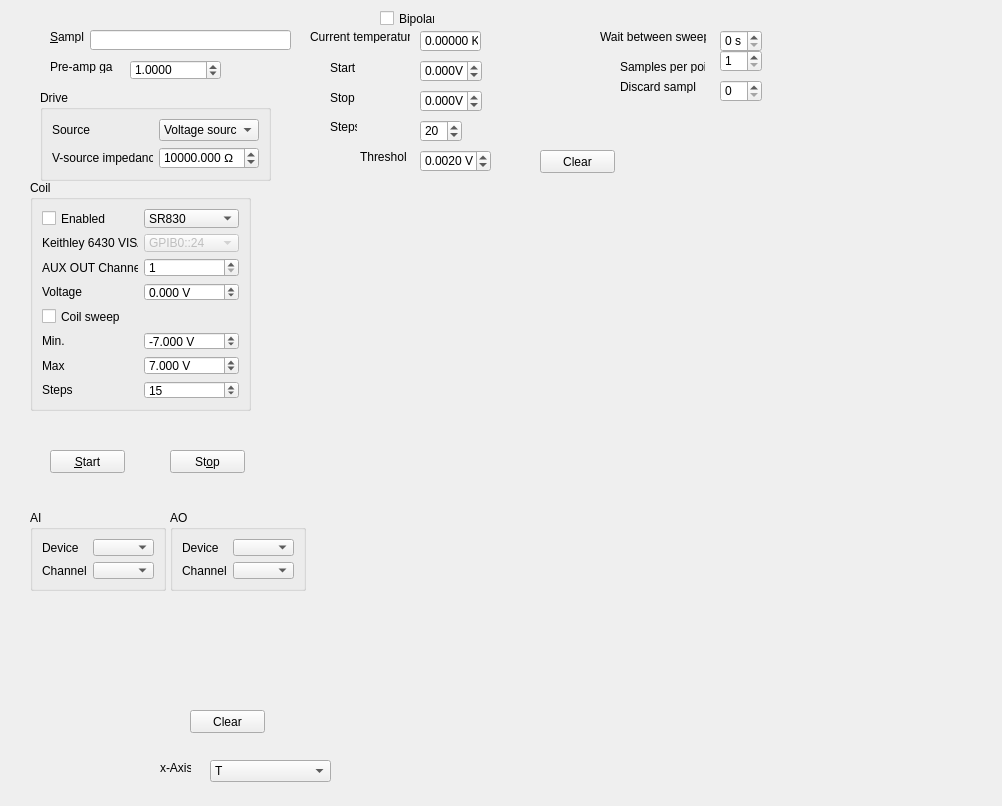
<?xml version="1.0" encoding="UTF-8"?>
<ui version="4.0">
 <class>Form</class>
 <widget class="QWidget" name="Form">
  <property name="geometry">
   <rect>
    <x>0</x>
    <y>0</y>
    <width>1002</width>
    <height>806</height>
   </rect>
  </property>
  <property name="windowTitle">
   <string>IV Sweep DAQ</string>
  </property>
  <widget class="QLineEdit" name="sampleLineEdit">
   <property name="geometry">
    <rect>
     <x>90</x>
     <y>30</y>
     <width>201</width>
     <height>20</height>
    </rect>
   </property>
  </widget>
  <widget class="QLabel" name="label">
   <property name="geometry">
    <rect>
     <x>50</x>
     <y>30</y>
     <width>34</width>
     <height>13</height>
    </rect>
   </property>
   <property name="text">
    <string>&amp;Sample</string>
   </property>
   <property name="buddy">
    <cstring>sampleLineEdit</cstring>
   </property>
  </widget>
  <widget class="QLabel" name="label_5">
   <property name="geometry">
    <rect>
     <x>310</x>
     <y>30</y>
     <width>100</width>
     <height>13</height>
    </rect>
   </property>
   <property name="text">
    <string>Current temperature</string>
   </property>
   <property name="buddy">
    <cstring>temperatureSb</cstring>
   </property>
  </widget>
  <widget class="QDoubleSpinBox" name="temperatureSb">
   <property name="geometry">
    <rect>
     <x>420</x>
     <y>30</y>
     <width>61</width>
     <height>22</height>
    </rect>
   </property>
   <property name="readOnly">
    <bool>true</bool>
   </property>
   <property name="buttonSymbols">
    <enum>QAbstractSpinBox::NoButtons</enum>
   </property>
   <property name="suffix">
    <string> K</string>
   </property>
   <property name="decimals">
    <number>5</number>
   </property>
   <property name="maximum">
    <double>10.000000000000000</double>
   </property>
   <property name="singleStep">
    <double>0.000001000000000</double>
   </property>
  </widget>
  <widget class="QGroupBox" name="groupBox_2">
   <property name="geometry">
    <rect>
     <x>40</x>
     <y>90</y>
     <width>231</width>
     <height>91</height>
    </rect>
   </property>
   <property name="title">
    <string>Drive</string>
   </property>
   <layout class="QHBoxLayout" name="horizontalLayout_2">
    <item>
     <layout class="QGridLayout" name="gridLayout_2">
      <item row="1" column="0">
       <widget class="QLabel" name="label_6">
        <property name="text">
         <string>V-source impedance</string>
        </property>
        <property name="buddy">
         <cstring>dcDriveImpedanceSb</cstring>
        </property>
       </widget>
      </item>
      <item row="1" column="1">
       <widget class="QDoubleSpinBox" name="dcDriveImpedanceSb">
        <property name="suffix">
         <string> Ω </string>
        </property>
        <property name="decimals">
         <number>3</number>
        </property>
        <property name="minimum">
         <double>0.001000000000000</double>
        </property>
        <property name="maximum">
         <double>100000.000000000000000</double>
        </property>
        <property name="singleStep">
         <double>0.001000000000000</double>
        </property>
        <property name="value">
         <double>10000.000000000000000</double>
        </property>
       </widget>
      </item>
      <item row="0" column="1">
       <widget class="QComboBox" name="sourceCombo">
        <item>
         <property name="text">
          <string>Voltage source</string>
         </property>
        </item>
        <item>
         <property name="text">
          <string> 50 mA FS</string>
         </property>
        </item>
        <item>
         <property name="text">
          <string>  5 mA FS</string>
         </property>
        </item>
        <item>
         <property name="text">
          <string>500 uA FS</string>
         </property>
        </item>
        <item>
         <property name="text">
          <string> 50 uA FS</string>
         </property>
        </item>
        <item>
         <property name="text">
          <string>  5 uA FS</string>
         </property>
        </item>
        <item>
         <property name="text">
          <string>500 nA FS</string>
         </property>
        </item>
       </widget>
      </item>
      <item row="0" column="0">
       <widget class="QLabel" name="label_8">
        <property name="text">
         <string>Source</string>
        </property>
        <property name="buddy">
         <cstring>sourceCombo</cstring>
        </property>
       </widget>
      </item>
     </layout>
    </item>
   </layout>
  </widget>
  <widget class="QPushButton" name="startPb">
   <property name="geometry">
    <rect>
     <x>50</x>
     <y>450</y>
     <width>75</width>
     <height>23</height>
    </rect>
   </property>
   <property name="text">
    <string>&amp;Start</string>
   </property>
  </widget>
  <widget class="QPushButton" name="stopPb">
   <property name="geometry">
    <rect>
     <x>170</x>
     <y>450</y>
     <width>75</width>
     <height>23</height>
    </rect>
   </property>
   <property name="text">
    <string>St&amp;op</string>
   </property>
  </widget>
  <widget class="QLabel" name="label_10">
   <property name="geometry">
    <rect>
     <x>50</x>
     <y>60</y>
     <width>63</width>
     <height>13</height>
    </rect>
   </property>
   <property name="text">
    <string>Pre-amp gain</string>
   </property>
   <property name="buddy">
    <cstring>preampGainSb</cstring>
   </property>
  </widget>
  <widget class="QDoubleSpinBox" name="preampGainSb">
   <property name="geometry">
    <rect>
     <x>130</x>
     <y>60</y>
     <width>91</width>
     <height>20</height>
    </rect>
   </property>
   <property name="decimals">
    <number>4</number>
   </property>
   <property name="minimum">
    <double>0.000100000000000</double>
   </property>
   <property name="maximum">
    <double>10000.000000000000000</double>
   </property>
   <property name="singleStep">
    <double>0.000100000000000</double>
   </property>
   <property name="value">
    <double>1.000000000000000</double>
   </property>
  </widget>
  <widget class="QwtPlot" name="rawPlot">
   <property name="geometry">
    <rect>
     <x>330</x>
     <y>180</y>
     <width>621</width>
     <height>341</height>
    </rect>
   </property>
  </widget>
  <widget class="QDoubleSpinBox" name="startVSb">
   <property name="geometry">
    <rect>
     <x>420</x>
     <y>60</y>
     <width>62</width>
     <height>22</height>
    </rect>
   </property>
   <property name="suffix">
    <string>V</string>
   </property>
   <property name="decimals">
    <number>3</number>
   </property>
   <property name="minimum">
    <double>-10.000000000000000</double>
   </property>
   <property name="maximum">
    <double>10.000000000000000</double>
   </property>
   <property name="singleStep">
    <double>0.001000000000000</double>
   </property>
  </widget>
  <widget class="QDoubleSpinBox" name="stopVSb">
   <property name="geometry">
    <rect>
     <x>420</x>
     <y>90</y>
     <width>62</width>
     <height>22</height>
    </rect>
   </property>
   <property name="suffix">
    <string>V</string>
   </property>
   <property name="decimals">
    <number>3</number>
   </property>
   <property name="minimum">
    <double>-10.000000000000000</double>
   </property>
   <property name="maximum">
    <double>10.000000000000000</double>
   </property>
   <property name="singleStep">
    <double>0.001000000000000</double>
   </property>
  </widget>
  <widget class="QLabel" name="label_2">
   <property name="geometry">
    <rect>
     <x>330</x>
     <y>60</y>
     <width>31</width>
     <height>16</height>
    </rect>
   </property>
   <property name="text">
    <string>Start</string>
   </property>
   <property name="buddy">
    <cstring>startVSb</cstring>
   </property>
  </widget>
  <widget class="QLabel" name="label_3">
   <property name="geometry">
    <rect>
     <x>330</x>
     <y>90</y>
     <width>31</width>
     <height>16</height>
    </rect>
   </property>
   <property name="text">
    <string>Stop</string>
   </property>
   <property name="buddy">
    <cstring>stopVSb</cstring>
   </property>
  </widget>
  <widget class="QSpinBox" name="stepsSb">
   <property name="geometry">
    <rect>
     <x>420</x>
     <y>120</y>
     <width>42</width>
     <height>22</height>
    </rect>
   </property>
   <property name="minimum">
    <number>2</number>
   </property>
   <property name="maximum">
    <number>5000</number>
   </property>
   <property name="value">
    <number>20</number>
   </property>
  </widget>
  <widget class="QLabel" name="label_4">
   <property name="geometry">
    <rect>
     <x>330</x>
     <y>120</y>
     <width>27</width>
     <height>13</height>
    </rect>
   </property>
   <property name="text">
    <string>Steps</string>
   </property>
   <property name="buddy">
    <cstring>stepsSb</cstring>
   </property>
  </widget>
  <widget class="QDoubleSpinBox" name="thresholdVoltageSb">
   <property name="geometry">
    <rect>
     <x>420</x>
     <y>150</y>
     <width>71</width>
     <height>22</height>
    </rect>
   </property>
   <property name="suffix">
    <string> V</string>
   </property>
   <property name="decimals">
    <number>4</number>
   </property>
   <property name="maximum">
    <double>10.000000000000000</double>
   </property>
   <property name="singleStep">
    <double>0.000100000000000</double>
   </property>
   <property name="value">
    <double>0.002000000000000</double>
   </property>
  </widget>
  <widget class="QLabel" name="thresho">
   <property name="geometry">
    <rect>
     <x>360</x>
     <y>150</y>
     <width>47</width>
     <height>13</height>
    </rect>
   </property>
   <property name="text">
    <string>Threshold</string>
   </property>
   <property name="buddy">
    <cstring>thresholdVoltageSb</cstring>
   </property>
  </widget>
  <widget class="QPushButton" name="clearPb">
   <property name="geometry">
    <rect>
     <x>540</x>
     <y>150</y>
     <width>75</width>
     <height>23</height>
    </rect>
   </property>
   <property name="text">
    <string>Clear</string>
   </property>
  </widget>
  <widget class="QGroupBox" name="groupBox">
   <property name="geometry">
    <rect>
     <x>170</x>
     <y>510</y>
     <width>136</width>
     <height>81</height>
    </rect>
   </property>
   <property name="title">
    <string>AO</string>
   </property>
   <layout class="QHBoxLayout" name="horizontalLayout_3">
    <item>
     <layout class="QGridLayout" name="gridLayout_3">
      <item row="0" column="0">
       <widget class="QLabel" name="label_16">
        <property name="text">
         <string>Device</string>
        </property>
        <property name="buddy">
         <cstring>aoDeviceCombo</cstring>
        </property>
       </widget>
      </item>
      <item row="0" column="1">
       <widget class="QComboBox" name="aoDeviceCombo"/>
      </item>
      <item row="1" column="0">
       <widget class="QLabel" name="label_14">
        <property name="text">
         <string>Channel</string>
        </property>
        <property name="buddy">
         <cstring>aoChannelCombo</cstring>
        </property>
       </widget>
      </item>
      <item row="1" column="1">
       <widget class="QComboBox" name="aoChannelCombo"/>
      </item>
     </layout>
    </item>
   </layout>
  </widget>
  <widget class="QGroupBox" name="groupBox_3">
   <property name="geometry">
    <rect>
     <x>30</x>
     <y>510</y>
     <width>136</width>
     <height>81</height>
    </rect>
   </property>
   <property name="title">
    <string>AI</string>
   </property>
   <layout class="QHBoxLayout" name="horizontalLayout">
    <item>
     <layout class="QGridLayout" name="gridLayout">
      <item row="0" column="0">
       <widget class="QLabel" name="label_17">
        <property name="text">
         <string>Device</string>
        </property>
        <property name="buddy">
         <cstring>aiDeviceCombo</cstring>
        </property>
       </widget>
      </item>
      <item row="1" column="0">
       <widget class="QLabel" name="label_15">
        <property name="text">
         <string>Channel</string>
        </property>
        <property name="buddy">
         <cstring>aiChannelCombo</cstring>
        </property>
       </widget>
      </item>
      <item row="1" column="1">
       <widget class="QComboBox" name="aiChannelCombo"/>
      </item>
      <item row="0" column="1">
       <widget class="QComboBox" name="aiDeviceCombo"/>
      </item>
     </layout>
    </item>
   </layout>
  </widget>
  <widget class="QLabel" name="label_7">
   <property name="geometry">
    <rect>
     <x>600</x>
     <y>30</y>
     <width>106</width>
     <height>13</height>
    </rect>
   </property>
   <property name="text">
    <string>Wait between sweeps</string>
   </property>
   <property name="buddy">
    <cstring>interSweepDelaySb</cstring>
   </property>
  </widget>
  <widget class="QSpinBox" name="samplesPerPointSb">
   <property name="geometry">
    <rect>
     <x>720</x>
     <y>50</y>
     <width>42</width>
     <height>22</height>
    </rect>
   </property>
   <property name="minimum">
    <number>1</number>
   </property>
   <property name="maximum">
    <number>1000</number>
   </property>
  </widget>
  <widget class="QLabel" name="label_9">
   <property name="geometry">
    <rect>
     <x>620</x>
     <y>60</y>
     <width>85</width>
     <height>13</height>
    </rect>
   </property>
   <property name="text">
    <string>Samples per point</string>
   </property>
   <property name="buddy">
    <cstring>samplesPerPointSb</cstring>
   </property>
  </widget>
  <widget class="QSpinBox" name="interSweepDelaySb">
   <property name="geometry">
    <rect>
     <x>720</x>
     <y>30</y>
     <width>42</width>
     <height>22</height>
    </rect>
   </property>
   <property name="suffix">
    <string> s</string>
   </property>
   <property name="maximum">
    <number>600</number>
   </property>
  </widget>
  <widget class="QLabel" name="label_11">
   <property name="geometry">
    <rect>
     <x>620</x>
     <y>80</y>
     <width>76</width>
     <height>13</height>
    </rect>
   </property>
   <property name="text">
    <string>Discard samples</string>
   </property>
   <property name="buddy">
    <cstring>discardSamplesSb</cstring>
   </property>
  </widget>
  <widget class="QSpinBox" name="discardSamplesSb">
   <property name="geometry">
    <rect>
     <x>720</x>
     <y>80</y>
     <width>42</width>
     <height>22</height>
    </rect>
   </property>
   <property name="minimum">
    <number>0</number>
   </property>
   <property name="maximum">
    <number>1000</number>
   </property>
  </widget>
  <widget class="QGroupBox" name="coilGroupBox">
   <property name="geometry">
    <rect>
     <x>30</x>
     <y>180</y>
     <width>221</width>
     <height>231</height>
    </rect>
   </property>
   <property name="title">
    <string>Coil</string>
   </property>
   <property name="checkable">
    <bool>false</bool>
   </property>
   <layout class="QHBoxLayout" name="horizontalLayout_4">
    <item>
     <layout class="QGridLayout" name="gridLayout_4">
      <item row="2" column="1">
       <widget class="QSpinBox" name="auxOutChannelSb">
        <property name="minimum">
         <number>1</number>
        </property>
        <property name="maximum">
         <number>4</number>
        </property>
        <property name="value">
         <number>1</number>
        </property>
       </widget>
      </item>
      <item row="3" column="1">
       <widget class="QDoubleSpinBox" name="coilVoltageSb">
        <property name="suffix">
         <string> V</string>
        </property>
        <property name="decimals">
         <number>3</number>
        </property>
        <property name="minimum">
         <double>-10.500000000000000</double>
        </property>
        <property name="maximum">
         <double>10.500000000000000</double>
        </property>
        <property name="singleStep">
         <double>0.001000000000000</double>
        </property>
       </widget>
      </item>
      <item row="3" column="0">
       <widget class="QLabel" name="label_18">
        <property name="text">
         <string>Voltage</string>
        </property>
        <property name="buddy">
         <cstring>coilVoltageSb</cstring>
        </property>
       </widget>
      </item>
      <item row="0" column="0">
       <widget class="QCheckBox" name="coilEnableCb">
        <property name="text">
         <string>Enabled</string>
        </property>
       </widget>
      </item>
      <item row="4" column="0">
       <widget class="QCheckBox" name="coilSweepCb">
        <property name="text">
         <string>Coil sweep</string>
        </property>
       </widget>
      </item>
      <item row="2" column="0">
       <widget class="QLabel" name="label_13">
        <property name="text">
         <string>AUX OUT Channel</string>
        </property>
        <property name="buddy">
         <cstring>auxOutChannelSb</cstring>
        </property>
       </widget>
      </item>
      <item row="1" column="0">
       <widget class="QLabel" name="coilVisaLabel">
        <property name="text">
         <string>Keithley 6430 VISA</string>
        </property>
        <property name="buddy">
         <cstring>coilVisaCombo</cstring>
        </property>
       </widget>
      </item>
      <item row="1" column="1">
       <widget class="QComboBox" name="coilVisaCombo">
        <property name="enabled">
         <bool>false</bool>
        </property>
        <item>
         <property name="text">
          <string>GPIB0::24</string>
         </property>
        </item>
       </widget>
      </item>
      <item row="6" column="0">
       <widget class="QLabel" name="label_21">
        <property name="text">
         <string>Max</string>
        </property>
       </widget>
      </item>
      <item row="5" column="0">
       <widget class="QLabel" name="label_20">
        <property name="text">
         <string>Min.</string>
        </property>
       </widget>
      </item>
      <item row="7" column="0">
       <widget class="QLabel" name="label_22">
        <property name="text">
         <string>Steps</string>
        </property>
       </widget>
      </item>
      <item row="5" column="1">
       <widget class="QDoubleSpinBox" name="coilSweepMinSb">
        <property name="suffix">
         <string> V</string>
        </property>
        <property name="decimals">
         <number>3</number>
        </property>
        <property name="minimum">
         <double>-10.500000000000000</double>
        </property>
        <property name="maximum">
         <double>10.500000000000000</double>
        </property>
        <property name="singleStep">
         <double>0.100000000000000</double>
        </property>
        <property name="value">
         <double>-7.000000000000000</double>
        </property>
       </widget>
      </item>
      <item row="6" column="1">
       <widget class="QDoubleSpinBox" name="coilSweepMaxSb">
        <property name="suffix">
         <string> V</string>
        </property>
        <property name="decimals">
         <number>3</number>
        </property>
        <property name="minimum">
         <double>-10.500000000000000</double>
        </property>
        <property name="maximum">
         <double>10.500000000000000</double>
        </property>
        <property name="singleStep">
         <double>0.100000000000000</double>
        </property>
        <property name="value">
         <double>7.000000000000000</double>
        </property>
       </widget>
      </item>
      <item row="7" column="1">
       <widget class="QSpinBox" name="coilSweepStepsSb">
        <property name="minimum">
         <number>2</number>
        </property>
        <property name="maximum">
         <number>2000</number>
        </property>
        <property name="value">
         <number>15</number>
        </property>
       </widget>
      </item>
      <item row="0" column="1">
       <widget class="QComboBox" name="coilDriverCombo">
        <item>
         <property name="text">
          <string>SR830</string>
         </property>
        </item>
        <item>
         <property name="text">
          <string>Keithley 6430</string>
         </property>
        </item>
       </widget>
      </item>
     </layout>
    </item>
   </layout>
  </widget>
  <widget class="QwtPlot" name="criticalPlot">
   <property name="geometry">
    <rect>
     <x>360</x>
     <y>550</y>
     <width>561</width>
     <height>251</height>
    </rect>
   </property>
  </widget>
  <widget class="QComboBox" name="plotAxisCombo">
   <property name="geometry">
    <rect>
     <x>210</x>
     <y>760</y>
     <width>121</width>
     <height>22</height>
    </rect>
   </property>
   <item>
    <property name="text">
     <string>T</string>
    </property>
   </item>
   <item>
    <property name="text">
     <string>Coil V</string>
    </property>
   </item>
  </widget>
  <widget class="QLabel" name="label_19">
   <property name="geometry">
    <rect>
     <x>160</x>
     <y>760</y>
     <width>31</width>
     <height>16</height>
    </rect>
   </property>
   <property name="text">
    <string>x-Axis</string>
   </property>
   <property name="buddy">
    <cstring>plotAxisCombo</cstring>
   </property>
  </widget>
  <widget class="QPushButton" name="clearCriticalPb">
   <property name="geometry">
    <rect>
     <x>190</x>
     <y>710</y>
     <width>75</width>
     <height>23</height>
    </rect>
   </property>
   <property name="text">
    <string>Clear</string>
   </property>
  </widget>
  <widget class="QCheckBox" name="bipolarCb">
   <property name="geometry">
    <rect>
     <x>380</x>
     <y>10</y>
     <width>55</width>
     <height>17</height>
    </rect>
   </property>
   <property name="text">
    <string>Bipolar</string>
   </property>
  </widget>
 </widget>
 <customwidgets>
  <customwidget>
   <class>QwtPlot</class>
   <extends>QFrame</extends>
   <header>qwt_plot.h</header>
  </customwidget>
 </customwidgets>
 <tabstops>
  <tabstop>sampleLineEdit</tabstop>
  <tabstop>preampGainSb</tabstop>
  <tabstop>dcDriveImpedanceSb</tabstop>
  <tabstop>startPb</tabstop>
  <tabstop>stopPb</tabstop>
  <tabstop>temperatureSb</tabstop>
 </tabstops>
 <resources/>
 <connections/>
</ui>
